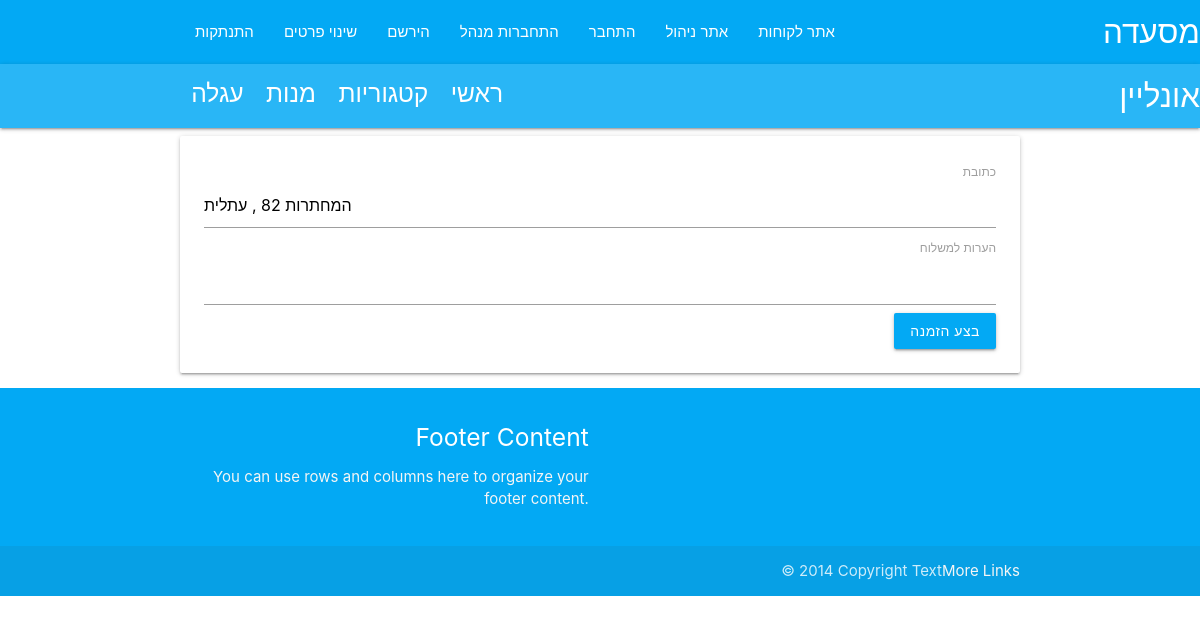
The page /order/2 (signed in) on the database as committed earlier.
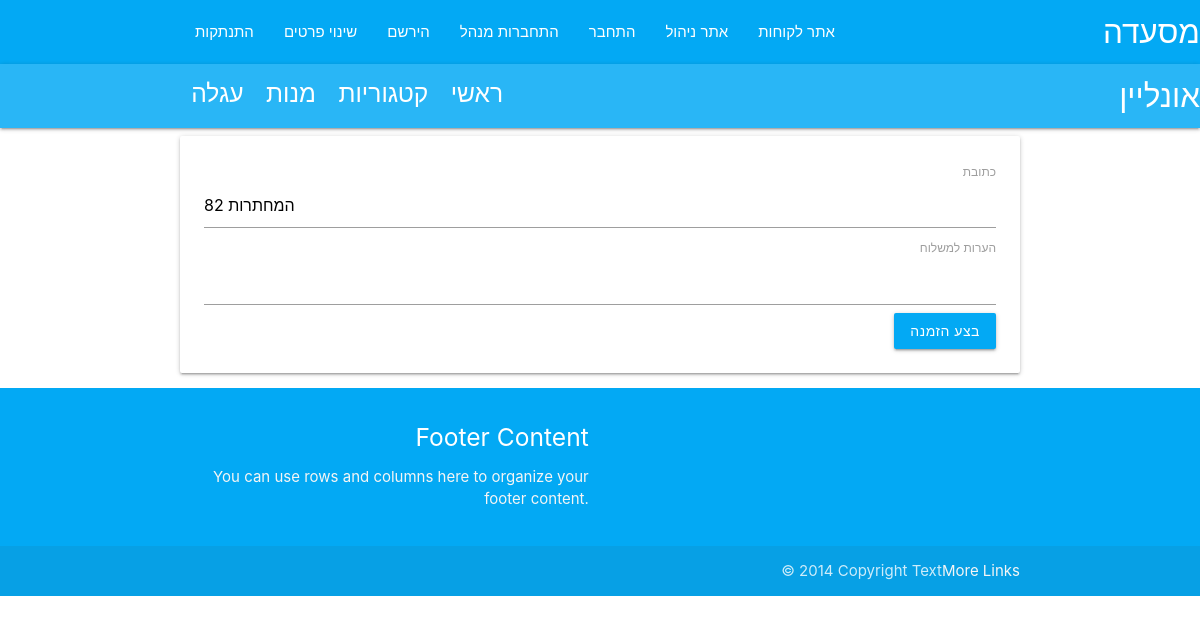
The same page on the database as committed later.
### models/deliveries.py (models this page shows)
class Delivery(db.Model):
    id = db.Column(db.Integer,primary_key=True)
    cart_id = db.Column(db.Integer, db.ForeignKey('cart.id'), unique=True)
    is_delivered = db.Column(db.Boolean, default=False)
    address = db.Column(db.String(200),default='')
    comment = db.Column(db.Text,default='')
    created = db.Column(db.Date)

### controllers/deliveries.py (the view, shortened to what this page needs)
@login_required
def order_form(id):
    form=OrderForm()
    now=dt.now()
    print(now)
    delivery=current_user.carts[-1].deliveries
    print(delivery.is_delivered)
    return render_template('after_login/order_form.html',delivery=delivery,form=form,show_order=show_order())

### form_order.py
class OrderForm(FlaskForm):
    address=StringField('כתובת',validators=[DataRequired('הכנס כתובת למשלוח')])
    comment=StringField('הערות למשלוח')
    submit1=SubmitField('הוסף',render_kw={'class': 'hoverable waves-effect light-blue btn'})
    submit4=SubmitField('בצע הזמנה',render_kw={'class': 'hoverable waves-effect light-blue btn'})
    submit2=SubmitField('הוסף',render_kw={'class': 'hoverable waves-effect light-green btn'})
    submit3=SubmitField('התחבר',render_kw={'class': 'hoverable waves-effect light-blue btn'})

### controllers/cart.py (called while the page is built)
@login_required
def show_order():#showing order in main page
    current_cart=current_user.carts[-1]
    last_order=current_cart.items
    return last_order

### controllers/managers.py (called while the page is built)
@login_manager.user_loader
def load_user(user_id):
    return User.query.get(int(user_id))

### templates/after_login/order_form.html (shortened to what this page needs)
{% extends 'layouts/layout.html' %}{% block content %}
<form action="{{url_for('deliveries.order_form',id = delivery.id)}}" novalidate method="POST">
<div class="card-panel">
  <div>
    <div>{{form.address.label}}</div>
    <div>{{form.address(value=delivery.address)}}</div>
  </div>
  <div>
    <div>{{form.comment.label}}</div>
    <div>{{form.comment(value=delivery.comment)}}</div>
  </div>
  <div>{{form.submit4}}</div>
</div>
</form>
{% endblock %}

Rows that differ between the two databases and show on the page:
no longer on this page (row unchanged): Delivery: address "המחתרות 82 , עתלית"
added Delivery: address "המחתרות 82"
